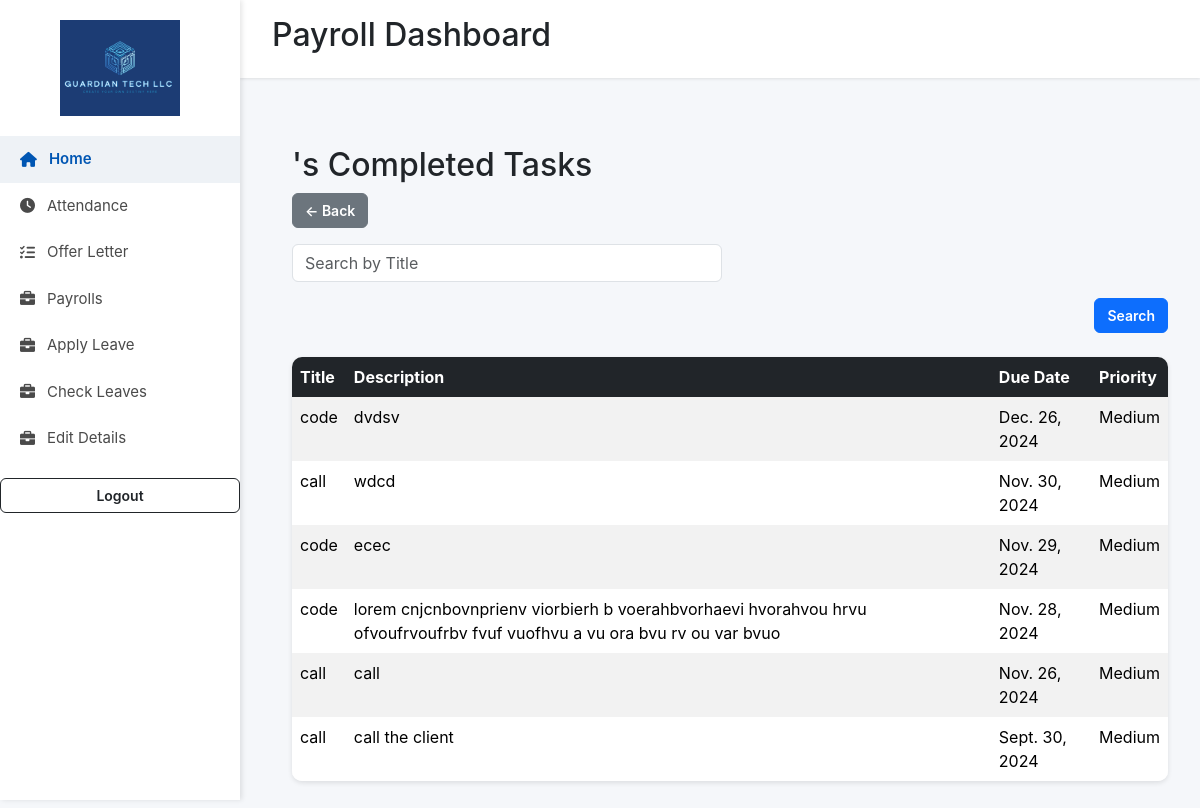
Page /employee/2/completed-tasks/ (signed in) on the committed database.
### user/models.py (models this page shows, shortened)
class Task(models.Model):
    PRIORITY_CHOICES = [
        ('Low', 'Low'),
        ('Medium', 'Medium'),
        ('High', 'High')
    ]
    title = models.CharField(max_length=255)
    description = models.TextField()
    assigned_to = models.ForeignKey(Employee, on_delete=models.CASCADE)
    assigned_by = models.ForeignKey(Manager, on_delete=models.CASCADE)
    due_date = models.DateField()
    priority = models.CharField(max_length=6, choices=PRIORITY_CHOICES, default='Medium')  # Add priority field
    completed = models.BooleanField(default=False)  # Track if the task is completed

### user/views.py (the view)
# urls.py: path('employee/<int:employee_id>/completed-tasks/', user_view.completed_tasks, name='employee_completed_tasks'),
@login_required
def completed_tasks(request, employee_id):
    employee = get_object_or_404(Employee, id=employee_id)
    tasks = Task.objects.filter(assigned_to=employee, completed=True).order_by('-due_date')
    query_title = request.GET.get('title', '')
    query_date = request.GET.get('completed_date', '')
    if query_title:
        tasks = tasks.filter(title__icontains=query_title)
    if query_date:
        tasks = tasks.filter(updated_at__date=query_date)
    context = {
        'employee': employee,
        'tasks': tasks,
        'query_title': query_title,
        'query_date': query_date,
    }
    return render(request, 'manager/completed_tasks.html', context)

### templates/manager/completed_tasks.html (shortened to what this page needs)
{% load static %}
<!DOCTYPE html>
<html lang="en">
<head>
  <link href="https://cdnjs.cloudflare.com/ajax/libs/font-awesome/6.0.0/css/all.min.css" rel="stylesheet">
  <link href="https://cdn.jsdelivr.net/npm/bootstrap@5.3.3/dist/css/bootstrap.min.css" rel="stylesheet">
</head>
<body>
  <div class="sidebar">
    <div class="logo">
      <img src="{% static 'images/fulllogo.jpg' %}" alt="Logo">
    </div>
    <a href="{% url 'profile' %}" class="active"><i class="fas fa-home"></i> Home</a>
    <a href="{% url 'view_attendance' %}"><i class="fas fa-clock"></i> Attendance</a>
    <a href="{% url 'view_offer_letter' %}"><i class="fas fa-tasks"></i> Offer Letter</a>
    <a href="{% url 'view_payrolls' %}"><i class="fas fa-briefcase"></i> Payrolls</a>
    <a href="{% url 'apply_leave' %}"><i class="fas fa-briefcase"></i> Apply Leave</a>
    <a href="{% url 'employee_leave_history' %}"><i class="fas fa-briefcase"></i> Check Leaves</a>
    <a href="{% url 'edit_personal_details' %}"><i class="fas fa-briefcase"></i> Edit Details</a>
    <form class="d-flex mt-3" action="{% url 'user-logout' %}" method="post">
      <button type="submit" class="btn btn-outline-dark w-100">Logout</button>
    </form>
  </div>
  <nav class="navbar">
    <div>
      <h2>{{ employee.user.get_full_name }} Payroll Dashboard</h2>
    </div>
  </nav>
  <div class="main-content">
    <div class="container mt-5">
      <h2>{{ employee.user.get_full_name }}'s Completed Tasks</h2>
      <a href="javascript:void(0);" onclick="window.history.back();" class="btn btn-secondary mb-3">&larr; Back</a>
      <form method="GET" action="" class="row g-3 mb-4">
          <div class="col-md-6">
              <input type="text" name="title" value="{{ query_title }}" class="form-control" placeholder="Search by Title">
          </div>
          <div class="col-md-12 text-end">
              <button type="submit" class="btn btn-primary">Search</button>
          </div>
      </form>
      <table class="table table-striped">
          <thead class="table-dark">
              <tr>
                  <th>Title</th>
                  <th>Description</th>
                  <th>Due Date</th>
                  <th>Priority</th>
              </tr>
          </thead>
          <tbody>
              {% for task in tasks %}
              <tr>
                  <td>{{ task.title }}</td>
                  <td>{{ task.description }}</td>
                  <td>{{ task.due_date }}</td>
                  <td>{{ task.priority }}</td>
              </tr>
              {% empty %}
              <tr>
                  <td colspan="5" class="text-center">No completed tasks found.</td>
              </tr>
              {% endfor %}
          </tbody>
      </table>
  </div>
  </div>
</body>
</html>

### templates/manager/completed_tasks.html (style rules this page uses)
body { font-family: 'Inter', sans-serif; background-color: #f5f7fa; margin: 0; }
.sidebar { width: 240px; height: 100vh; background-color: #fff; position: fixed; top: 0; left: 0; box-shadow: 2px 0 5px rgba(0, 0, 0, 0.1); z-index: 1000; padding: 20px 0; }
.sidebar .logo { text-align: center; margin-bottom: 20px; }
.sidebar .logo img { width: 120px; }
.sidebar a { text-decoration: none; color: #4a4a4a; display: flex; align-items: center; gap: 12px; padding: 12px 20px; font-size: 15px; transition: background-color 0.2s ease, color 0.2s ease; }
.sidebar a:hover, .sidebar a.active { background-color: #eef2f6; color: #0056b3; font-weight: 600; }
.navbar { margin-left: 240px; padding: 1rem 2rem; background-color: #ffffff; box-shadow: 0 1px 3px rgba(0, 0, 0, 0.1); display: flex; align-items: center; justify-content: space-between; position: sticky; top: 0; z-index: 999; }
.main-content { margin-left: 260px; padding: 20px; }
table { background-color: #fff; border-collapse: collapse; width: 100%; margin-top: 20px; box-shadow: 0 2px 5px rgba(0, 0, 0, 0.1); border-radius: 10px; overflow: hidden; }
table th, table td { text-align: left; padding: 15px; border: none; }
table th { background-color: #4e54c8; color: #fff; }
table tbody tr:nth-child(even) { background-color: #f8f9fa; }
.btn { font-size: 14px; font-weight: 600; }

### rows in the picture
Task: title "code", description "dvdsv", due_date "Dec. 26, 2024", priority "Medium"
Task: title "call", description "wdcd", due_date "Nov. 30, 2024", priority "Medium"
Task: title "code", description "ecec", due_date "Nov. 29, 2024", priority "Medium"
Task: title "code", description "lorem cnjcnbovnprienv viorbierh b voerahbvorhaevi hvorahvou hrvu ofvoufrvoufrbv fvuf vuofhvu a vu ora bvu rv ou var bvuo", due_date "Nov. 28, 2024", priority "Medium"
Task: title "call", description "call", due_date "Nov. 26, 2024", priority "Medium"
Task: title "call", description "call the client", due_date "Sept. 30, 2024", priority "Medium"
